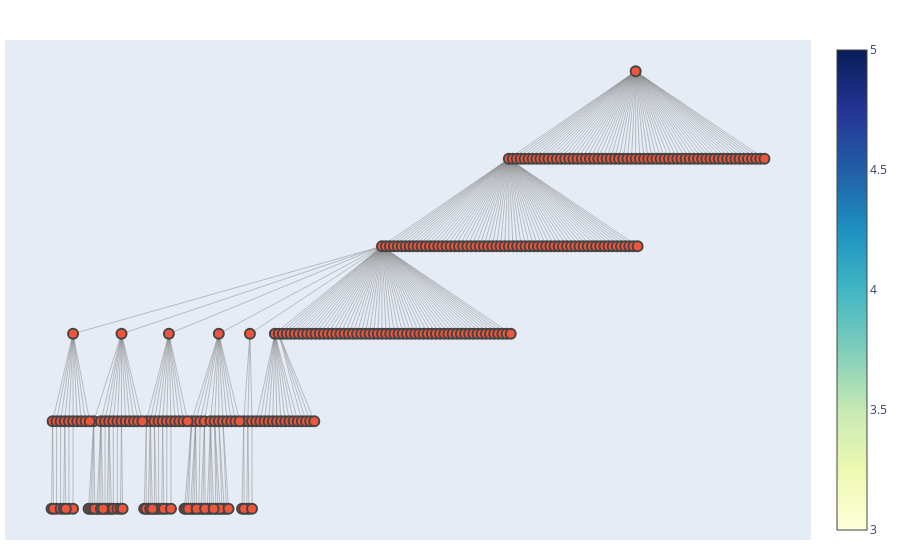

The notebook cell saved with this chart:
### Code cell
import plotly.graph_objs as go

edge_x = []
edge_y = []
for edge in G.edges():
    x0, y0 = pos[edge[0]]
    x1, y1 = pos[edge[1]]
    edge_x.extend([x0, x1, None])
    edge_y.extend([y0, y1, None])

edge_trace = go.Scatter(
    x=edge_x, y=edge_y,
    line=dict(width=0.5, color='#888'),
    hoverinfo='none',
    mode='lines')

node_x = []
node_y = []
for node in G.nodes():
    x, y = pos[node]
    node_x.append(x)
    node_y.append(y)

node_trace = go.Scatter(
    x=node_x, y=node_y,
    mode='markers',
    hoverinfo='text',
    text=[str(node) for node in G.nodes()],
    marker=dict(
        showscale=True,
        colorscale='YlGnBu',
        size=10,
        line_width=2))

fig = go.Figure(data=[edge_trace, node_trace],
               layout=go.Layout(
                   showlegend=False,
                   hovermode='closest',
                   margin=dict(b=20,l=5,r=5,t=40),
                   xaxis=dict(showgrid=False, zeroline=False, showticklabels=False),
                   yaxis=dict(showgrid=False, zeroline=False, showticklabels=False))
                  )

fig.show()

### Figure 1 — Plotly figure (JSON) as saved in the notebook; plotly's stock layout.template omitted (floating-point values rounded to 4 significant figures; data arrays with more than 128 entries replaced by an {"elided": "..."} marker saying what was removed)
{"data": [{"hoverinfo": "none", "line": {"color": "#888", "width": 0.5}, "mode": "lines", "type": "scatter", "x": {"elided": "945 float values"}, "y": {"elided": "945 int values"}}, {"hoverinfo": "text", "marker": {"colorscale": [[0, "rgb(255,255,217)"], [0.125, "rgb(237,248,177)"], [0.25, "rgb(199,233,180)"], [0.375, "rgb(127,205,187)"], [0.5, "rgb(65,182,196)"], [0.625, "rgb(29,145,192)"], [0.75, "rgb(34,94,168)"], [0.875, "rgb(37,52,148)"], [1, "rgb(8,29,88)"]], "line": {"width": 2}, "showscale": true, "size": 10}, "mode": "markers", "text": {"elided": "316 str values"}, "type": "scatter", "x": {"elided": "316 float values"}, "y": {"elided": "316 int values"}}], "layout": {"autosize": true, "hovermode": "closest", "margin": {"b": 20, "l": 5, "r": 5, "t": 40}, "showlegend": false, "xaxis": {"autorange": true, "range": [-1932.0, 33580.0], "showgrid": false, "showticklabels": false, "type": "linear", "zeroline": false}, "yaxis": {"autorange": true, "range": [-11.71, 407.7], "showgrid": false, "showticklabels": false, "type": "linear", "zeroline": false}}}
